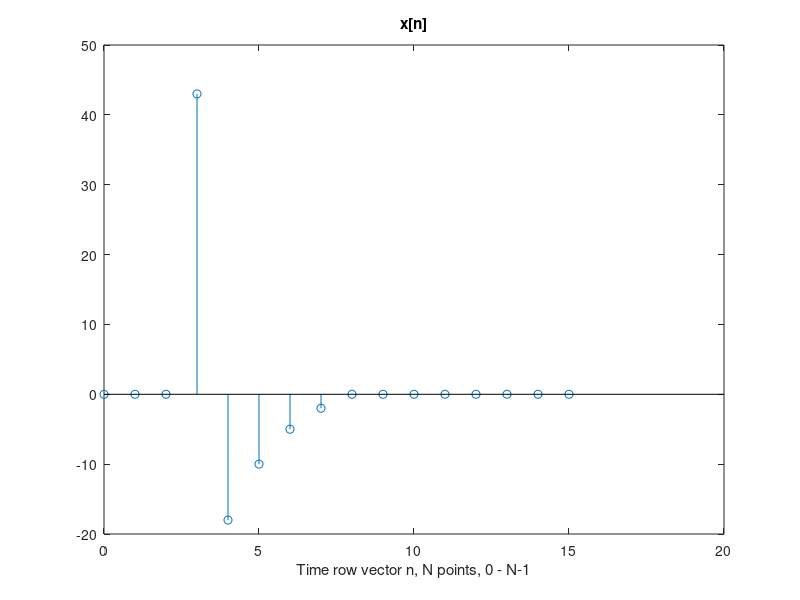
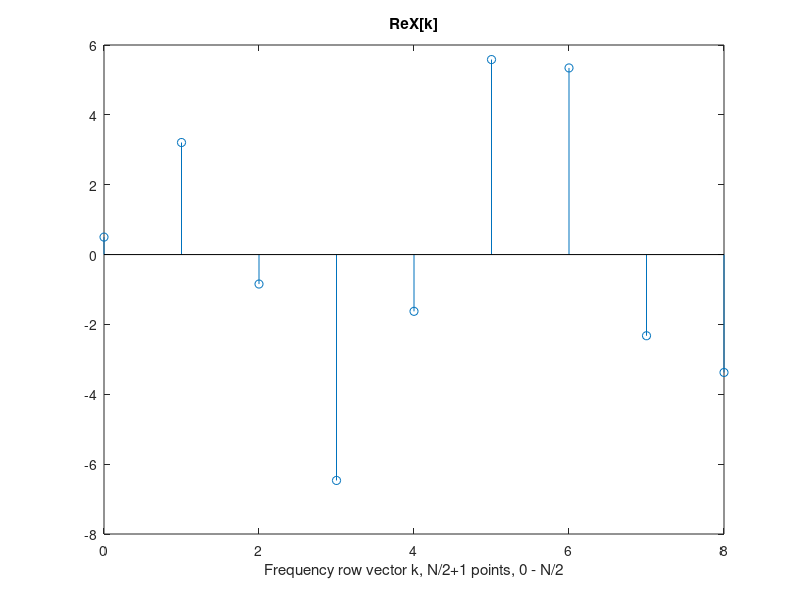
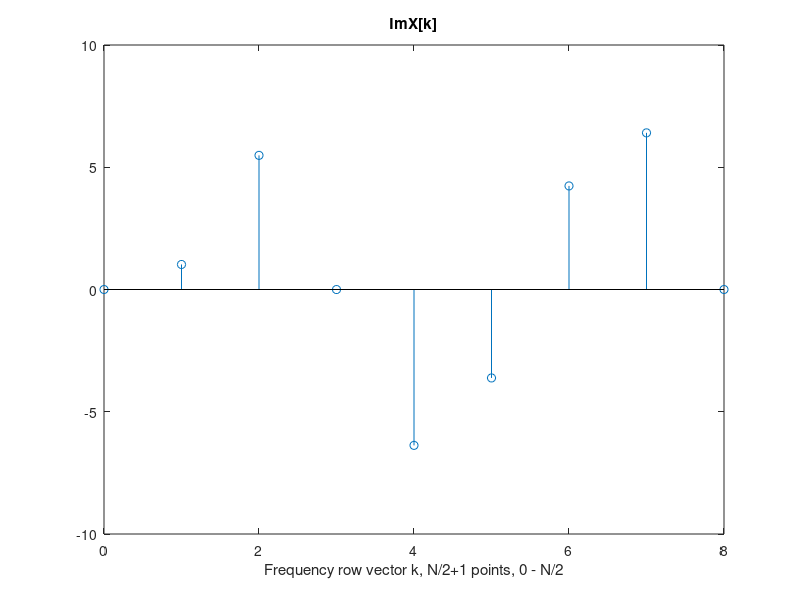
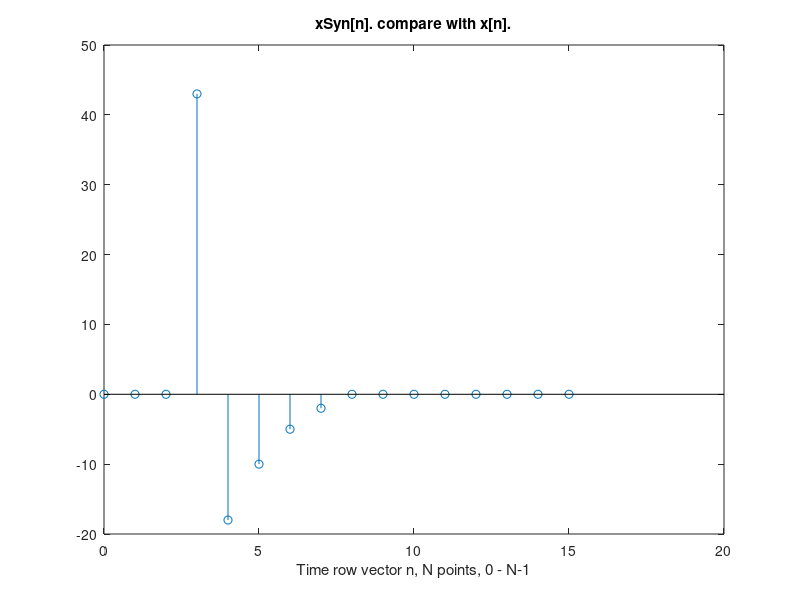

Reproduce these figures in MATLAB, in order.
%The Scientist and Engineer's Guide in Digital Signal Processing, chapter 31, pg.567 (see also chapter 8, The DFT).
%Vld. We'll try to synthesis x[n], after apply equations 31-1/pg567 (so, from ReX[k]) and ImX[k] arrays).
x=[0,0,0,43,-18,-10,-5,-2,0,0,0,0,0,0,0,0]; %see fig.8-1a/chapter.8/pg.142
n=0:1:15; %n vector (range)
stem(n,x);
title("x[n]"); xlabel('Time row vector n, N points, 0 - N-1');
N=length(x);%number of samples in x[n] signal.
ReX=zeros(1,N/2+1);%one line with N/2+1 columns, see eq.31-1/pg.567, k span [0:N/2)
ImX=zeros(1,N/2+1);% --""--
circ_k1 = 2*pi*n/N; %N points row vector on unitCircle for frequency k=1, span [0 - 2pi-(1/N)pi]
for k = 0:1:N/2 %N/2+1 values, see eq.31-1/pg.567, k span [0:N/2);
  ReX(k+1) = 2/N*sum(x.*cos(circ_k1*k));%it should be ReX(k), but we don't have 0 based indexing support
  ImX(k+1) = 2/N*sum(x.*sin(circ_k1*k));
endfor;
ReX(0+1) = ReX(0+1)/2;%see eq.8-3/page.153
ReX(N/2+1) = ReX(N/2+1)/2;% --""--. Remember, we don't have 0 based indexing support, so we must "+1".
figure; stem(0:k,ReX); title("ReX[k]"); xlabel('Frequency row vector k, N/2+1 points, 0 - N/2');
figure; stem(0:k,ImX); title("ImX[k]"); xlabel('Frequency row vector k, N/2+1 points, 0 - N/2');
disp("Frequency kMax = N/2. I suppose it is in relation with Nyquist theorem. To check..");
disp("Now synthesis xSyn based on frequencies ReX and ImX vectors, and compare with x.");
xSyn = zeros(1,N);
k = 0:N/2;
circ_n1=2*pi*k/N;%k points (N/2+1) row vector for time i=1, span [0 - pi]
for i = 0:1:N-1
  xSyn(i+1) = sum(ReX.*cos(circ_n1*i)) + sum(ImX.*sin(circ_n1*i));
endfor;
figure; stem(n,xSyn); title("xSyn[n]. compare with x[n]."); xlabel('Time row vector n, N points, 0 - N-1');
